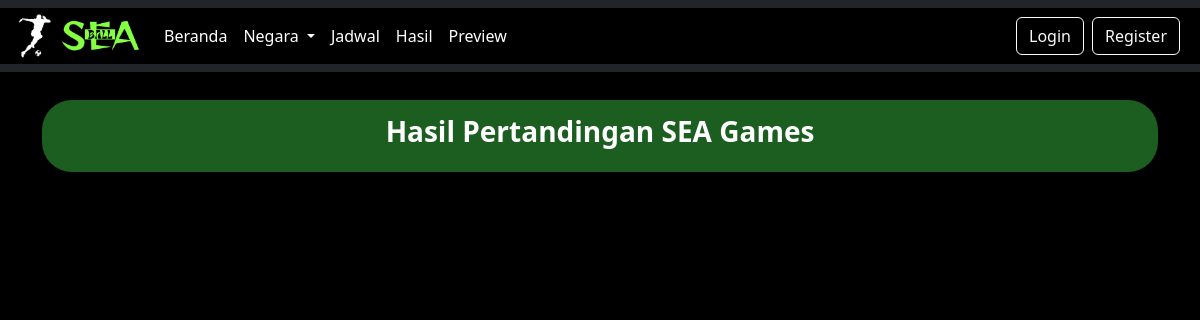
Page /result.php on the earlier database version.
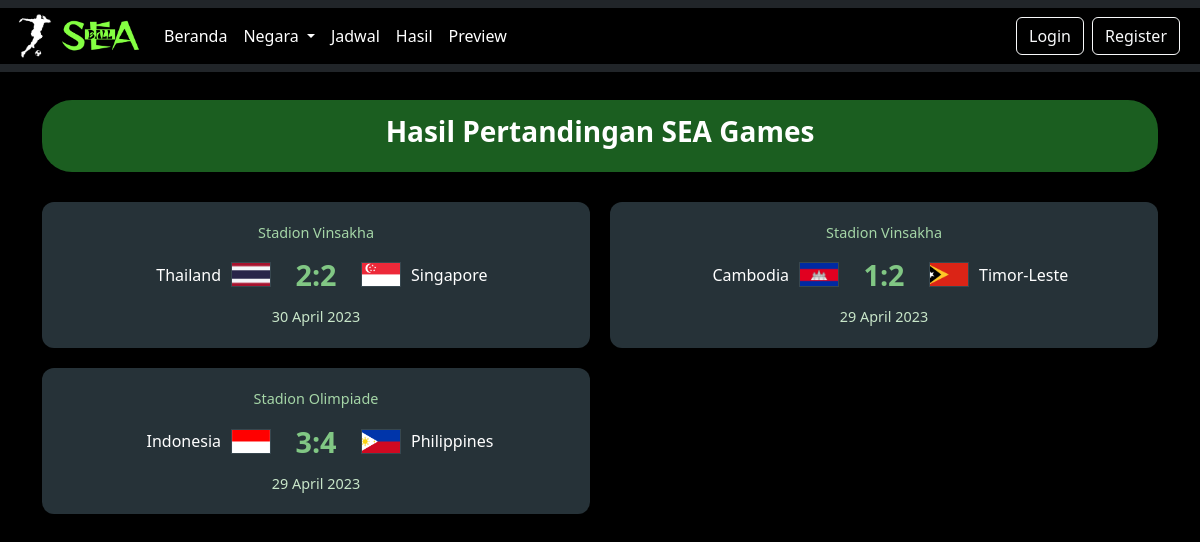
Same page on the later database version.
### tables this page shows
CREATE TABLE `pertandingan` (
  `id` int(11) NOT NULL,
  `team1` varchar(50) NOT NULL,
  `team2` varchar(50) NOT NULL,
  `tanggal` date NOT NULL,
  `lokasi` varchar(100) NOT NULL,
  `skor1` int(11) DEFAULT NULL,
  `skor2` int(11) DEFAULT NULL,
  `status` enum('belum_dimulai','berlangsung','selesai') DEFAULT 'belum_dimulai',
  `notifikasi` tinyint(1) DEFAULT 0
);

### result.php (the view, shortened to what this page needs)
<?php
include 'navbar.php';
$sql = "SELECT * FROM pertandingan WHERE status='selesai' ORDER BY tanggal DESC";
$result = mysqli_query($koneksi, $sql);
$matches = [];
function getFlagPath($team)
{
    $flags = [
        'Indonesia' => 'assets/Indonesia.png',
        'Thailand' => 'assets/Thailand.png',
        'Vietnam' => 'assets/Vietnam.webp',
        'Philippines' => 'assets/Philippines.png',
        'Malaysia' => 'assets/Malaysia.webp',
        'Myanmar' => 'assets/Myanmar.png',
        'Laos' => 'assets/Laos.png',
        'Singapore' => 'assets/Singapore.webp',
        'Timor Leste' => 'assets/East_Timor.png',
        'Timor-Leste' => 'assets/East_Timor.png',
        'Cambodia' => 'assets/Cambodia.png',
    ];
    return $flags[$team] ?? 'assets/default.png';
}
while ($row = mysqli_fetch_assoc($result)) {
    $matches[] = [
        'team1' => $row['team1'],
        'team2' => $row['team2'],
        'location' => $row['lokasi'],
        'date' => date('d F Y', strtotime($row['tanggal'])),
        'flag1' => getFlagPath($row['team1']),
        'flag2' => getFlagPath($row['team2']),
        'skor1' => $row['skor1'],
        'skor2' => $row['skor2']
    ];
}
$total = count($matches);
$half = ceil($total / 2);
$matchesLeft = array_slice($matches, 0, $half);
$matchesRight = array_slice($matches, $half);
?>
<!doctype html>
<html lang="en">
<head>
    <link href="https://cdn.jsdelivr.net/npm/bootstrap@5.3.3/dist/css/bootstrap.min.css" rel="stylesheet" />
</head>
<body>
    <div class="container">
        <div class="header">
            <h3><b>Hasil Pertandingan SEA Games</b></h3>
        </div>
        <div class="match-container">
            <div class="match-column">
                <?php foreach ($matchesLeft as $match): ?>
                    <div class="match-card">
                        <div class="location"><?= htmlspecialchars($match['location']) ?></div>
                        <div class="match-teams">
                            <div class="team team-left">
                                <span class="team-name"><?= htmlspecialchars($match['team1']) ?></span>
                                <img src="<?= htmlspecialchars($match['flag1']) ?>" alt="<?= htmlspecialchars($match['team1']) ?>" class="flag">
                            </div>
                            <div class="score"><?= htmlspecialchars($match['skor1']) ?>:<?= htmlspecialchars($match['skor2']) ?></div>
                            <div class="team team-right">
                                <img src="<?= htmlspecialchars($match['flag2']) ?>" alt="<?= htmlspecialchars($match['team2']) ?>" class="flag">
                                <span class="team-name"><?= htmlspecialchars($match['team2']) ?></span>
                            </div>
                        </div>
                        <div class="date"><?= htmlspecialchars($match['date']) ?></div>
                    </div>
                <?php endforeach; ?>
            </div>
            <div class="match-column">
                <?php foreach ($matchesRight as $match): ?>
                    <div class="match-card">
                        <div class="location"><?= htmlspecialchars($match['location']) ?></div>
                        <div class="match-teams">
                            <div class="team team-left">
                                <span class="team-name"><?= htmlspecialchars($match['team1']) ?></span>
                                <img src="<?= htmlspecialchars($match['flag1']) ?>" alt="<?= htmlspecialchars($match['team1']) ?>" class="flag">
                            </div>
                            <div class="score"><?= htmlspecialchars($match['skor1']) ?>:<?= htmlspecialchars($match['skor2']) ?></div>
                            <div class="team team-right">
                                <img src="<?= htmlspecialchars($match['flag2']) ?>" alt="<?= htmlspecialchars($match['team2']) ?>" class="flag">
                                <span class="team-name"><?= htmlspecialchars($match['team2']) ?></span>
                            </div>
                        </div>
                        <div class="date"><?= htmlspecialchars($match['date']) ?></div>
                    </div>
                <?php endforeach; ?>
            </div>
        </div>
    </div>
</body>
</html>

Differences in the rows shown:
added pertandingan: lokasi "Stadion Vinsakha", team1 "Thailand", team1 (picture), skor1 "2", skor2 "2", team2 (picture), team2 "Singapore", date "30 April 2023", shown under "Hasil Pertandingan SEA Games"
added pertandingan: lokasi "Stadion Olimpiade", team1 "Indonesia", team1 (picture), skor1 "3", skor2 "4", team2 (picture), team2 "Philippines", date "29 April 2023", shown under "Hasil Pertandingan SEA Games"
added pertandingan: lokasi "Stadion Vinsakha", team1 "Cambodia", team1 (picture), skor1 "1", skor2 "2", team2 "Timor-Leste", date "29 April 2023"
